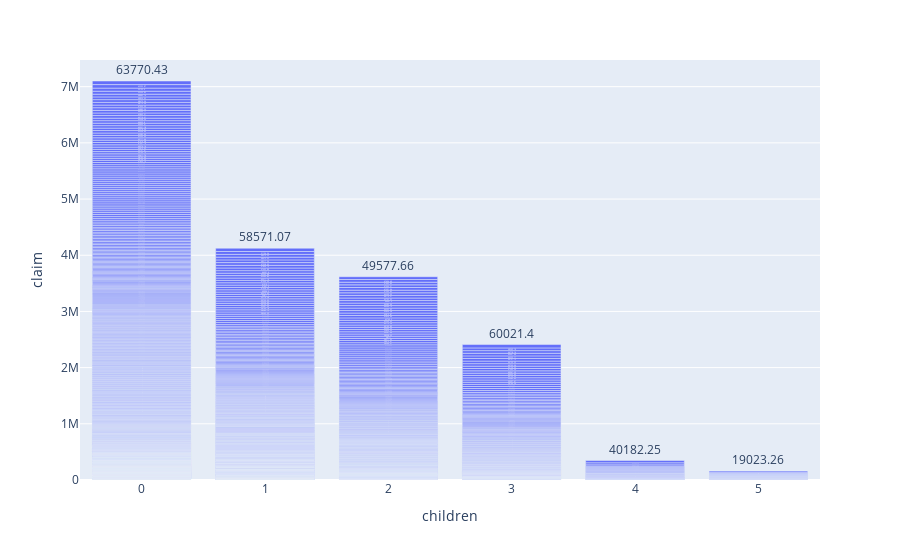

Notebook source saved alongside this figure:
### Markdown cell above
# distribution of insurance claims by number of children

### Code cell
fig = px.bar(data, x="children", y="claim", text="claim")
fig.show()

### Figure 1 — Plotly figure (JSON) as saved in the notebook; plotly's stock layout.template omitted (floating-point values rounded to 4 significant figures; data arrays with more than 128 entries replaced by an {"elided": "..."} marker saying what was removed)
{"data": [{"alignmentgroup": "True", "hovertemplate": "children=%{x}<br>claim=%{text}<extra></extra>", "legendgroup": "", "marker": {"color": "#636efa", "pattern": {"shape": ""}}, "name": "", "offsetgroup": "", "orientation": "v", "showlegend": false, "text": {"elided": "1340 float values"}, "textposition": "auto", "type": "bar", "x": {"elided": "1340 int values"}, "xaxis": "x", "y": {"elided": "1340 float values"}, "yaxis": "y"}], "layout": {"barmode": "relative", "legend": {"tracegroupgap": 0}, "margin": {"t": 60}, "xaxis": {"anchor": "y", "domain": [0, 1], "title": {"text": "children"}}, "yaxis": {"anchor": "x", "domain": [0, 1], "title": {"text": "claim"}}}}
